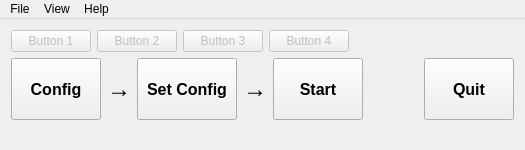
<?xml version="1.0" encoding="UTF-8"?>
<ui version="4.0">
 <class>MainWindow</class>
 <widget class="QMainWindow" name="MainWindow">
  <property name="geometry">
   <rect>
    <x>0</x>
    <y>0</y>
    <width>525</width>
    <height>150</height>
   </rect>
  </property>
  <property name="sizePolicy">
   <sizepolicy hsizetype="Ignored" vsizetype="Ignored">
    <horstretch>0</horstretch>
    <verstretch>0</verstretch>
   </sizepolicy>
  </property>
  <property name="minimumSize">
   <size>
    <width>525</width>
    <height>125</height>
   </size>
  </property>
  <property name="windowTitle">
   <string>BCI2000/Operator</string>
  </property>
  <property name="locale">
   <locale language="English" country="UnitedStates"/>
  </property>
  <widget class="QWidget" name="centralWidget">
   <layout class="QVBoxLayout" name="verticalLayout" stretch="0,1">
    <item>
     <layout class="QHBoxLayout" name="horizontalLayout">
      <item>
       <widget class="QPushButton" name="pushButton_Btn1">
        <property name="enabled">
         <bool>false</bool>
        </property>
        <property name="text">
         <string>Button 1</string>
        </property>
       </widget>
      </item>
      <item>
       <widget class="QPushButton" name="pushButton_Btn2">
        <property name="enabled">
         <bool>false</bool>
        </property>
        <property name="text">
         <string>Button 2</string>
        </property>
       </widget>
      </item>
      <item>
       <widget class="QPushButton" name="pushButton_Btn3">
        <property name="enabled">
         <bool>false</bool>
        </property>
        <property name="text">
         <string>Button 3</string>
        </property>
       </widget>
      </item>
      <item>
       <widget class="QPushButton" name="pushButton_Btn4">
        <property name="enabled">
         <bool>false</bool>
        </property>
        <property name="text">
         <string>Button 4</string>
        </property>
       </widget>
      </item>
      <item>
       <spacer name="horizontalSpacer">
        <property name="orientation">
         <enum>Qt::Horizontal</enum>
        </property>
        <property name="sizeHint" stdset="0">
         <size>
          <width>40</width>
          <height>20</height>
         </size>
        </property>
       </spacer>
      </item>
     </layout>
    </item>
    <item>
     <layout class="QHBoxLayout" name="horizontalLayout_2">
      <item>
       <widget class="QPushButton" name="pushButton_Config">
        <property name="sizePolicy">
         <sizepolicy hsizetype="MinimumExpanding" vsizetype="Expanding">
          <horstretch>0</horstretch>
          <verstretch>0</verstretch>
         </sizepolicy>
        </property>
        <property name="minimumSize">
         <size>
          <width>90</width>
          <height>35</height>
         </size>
        </property>
        <property name="font">
         <font>
          <pointsize>12</pointsize>
          <weight>75</weight>
          <bold>true</bold>
         </font>
        </property>
        <property name="text">
         <string>Config</string>
        </property>
        <property name="default">
         <bool>false</bool>
        </property>
       </widget>
      </item>
      <item>
       <widget class="QLabel" name="arrow_1">
        <property name="sizePolicy">
         <sizepolicy hsizetype="Minimum" vsizetype="Minimum">
          <horstretch>0</horstretch>
          <verstretch>0</verstretch>
         </sizepolicy>
        </property>
        <property name="font">
         <font>
          <pointsize>12</pointsize>
         </font>
        </property>
        <property name="text">
         <string>&lt;h2&gt;&amp;rarr;&lt;/h2&gt;</string>
        </property>
       </widget>
      </item>
      <item>
       <widget class="QPushButton" name="pushButton_SetConfig">
        <property name="sizePolicy">
         <sizepolicy hsizetype="MinimumExpanding" vsizetype="Expanding">
          <horstretch>0</horstretch>
          <verstretch>0</verstretch>
         </sizepolicy>
        </property>
        <property name="minimumSize">
         <size>
          <width>100</width>
          <height>35</height>
         </size>
        </property>
        <property name="font">
         <font>
          <pointsize>12</pointsize>
          <weight>75</weight>
          <bold>true</bold>
         </font>
        </property>
        <property name="text">
         <string>Set Config</string>
        </property>
       </widget>
      </item>
      <item>
       <widget class="QLabel" name="arrow_2">
        <property name="sizePolicy">
         <sizepolicy hsizetype="Minimum" vsizetype="Minimum">
          <horstretch>0</horstretch>
          <verstretch>0</verstretch>
         </sizepolicy>
        </property>
        <property name="font">
         <font>
          <pointsize>12</pointsize>
         </font>
        </property>
        <property name="text">
         <string>&lt;h2&gt;&amp;rarr;&lt;/h2&gt;</string>
        </property>
       </widget>
      </item>
      <item>
       <widget class="QPushButton" name="pushButton_RunSystem">
        <property name="sizePolicy">
         <sizepolicy hsizetype="MinimumExpanding" vsizetype="Expanding">
          <horstretch>0</horstretch>
          <verstretch>0</verstretch>
         </sizepolicy>
        </property>
        <property name="minimumSize">
         <size>
          <width>90</width>
          <height>35</height>
         </size>
        </property>
        <property name="font">
         <font>
          <pointsize>12</pointsize>
          <weight>75</weight>
          <bold>true</bold>
         </font>
        </property>
        <property name="text">
         <string>Start</string>
        </property>
       </widget>
      </item>
      <item>
       <spacer name="horizontalSpacer_2">
        <property name="orientation">
         <enum>Qt::Horizontal</enum>
        </property>
        <property name="sizeHint" stdset="0">
         <size>
          <width>60</width>
          <height>20</height>
         </size>
        </property>
       </spacer>
      </item>
      <item>
       <widget class="QPushButton" name="pushButton_Quit">
        <property name="sizePolicy">
         <sizepolicy hsizetype="MinimumExpanding" vsizetype="Expanding">
          <horstretch>0</horstretch>
          <verstretch>0</verstretch>
         </sizepolicy>
        </property>
        <property name="minimumSize">
         <size>
          <width>90</width>
          <height>35</height>
         </size>
        </property>
        <property name="font">
         <font>
          <pointsize>12</pointsize>
          <weight>75</weight>
          <bold>true</bold>
         </font>
        </property>
        <property name="text">
         <string>Quit</string>
        </property>
       </widget>
      </item>
     </layout>
    </item>
   </layout>
  </widget>
  <widget class="QMenuBar" name="menuBar">
   <property name="geometry">
    <rect>
     <x>0</x>
     <y>0</y>
     <width>525</width>
     <height>18</height>
    </rect>
   </property>
   <widget class="QMenu" name="menuFile">
    <property name="title">
     <string>File</string>
    </property>
    <addaction name="actionPreferences"/>
    <addaction name="actionQuit"/>
   </widget>
   <widget class="QMenu" name="menuView">
    <property name="title">
     <string>View</string>
    </property>
    <addaction name="actionStates"/>
    <addaction name="actionOperator_Log"/>
    <addaction name="actionConnection_Info"/>
   </widget>
   <widget class="QMenu" name="menuHelp">
    <property name="title">
     <string>Help</string>
    </property>
    <addaction name="actionBCI2000_Help"/>
    <addaction name="actionAbout"/>
   </widget>
   <addaction name="menuFile"/>
   <addaction name="menuView"/>
   <addaction name="menuHelp"/>
  </widget>
  <widget class="QStatusBar" name="statusBar">
   <property name="sizeGripEnabled">
    <bool>false</bool>
   </property>
  </widget>
  <action name="actionPreferences">
   <property name="text">
    <string>Preferences...</string>
   </property>
  </action>
  <action name="actionQuit">
   <property name="text">
    <string>Quit</string>
   </property>
   <property name="shortcut">
    <string>Ctrl+Q</string>
   </property>
  </action>
  <action name="actionStates">
   <property name="text">
    <string>States...</string>
   </property>
  </action>
  <action name="actionOperator_Log">
   <property name="checkable">
    <bool>true</bool>
   </property>
   <property name="text">
    <string>Operator Log</string>
   </property>
   <property name="shortcut">
    <string>Ctrl+L</string>
   </property>
  </action>
  <action name="actionConnection_Info">
   <property name="checkable">
    <bool>true</bool>
   </property>
   <property name="text">
    <string>Connection Info</string>
   </property>
  </action>
  <action name="actionBCI2000_Help">
   <property name="text">
    <string>BCI2000 Help</string>
   </property>
  </action>
  <action name="actionAbout">
   <property name="text">
    <string>About ...</string>
   </property>
  </action>
 </widget>
 <layoutdefault spacing="6" margin="11"/>
 <resources/>
 <connections/>
</ui>
